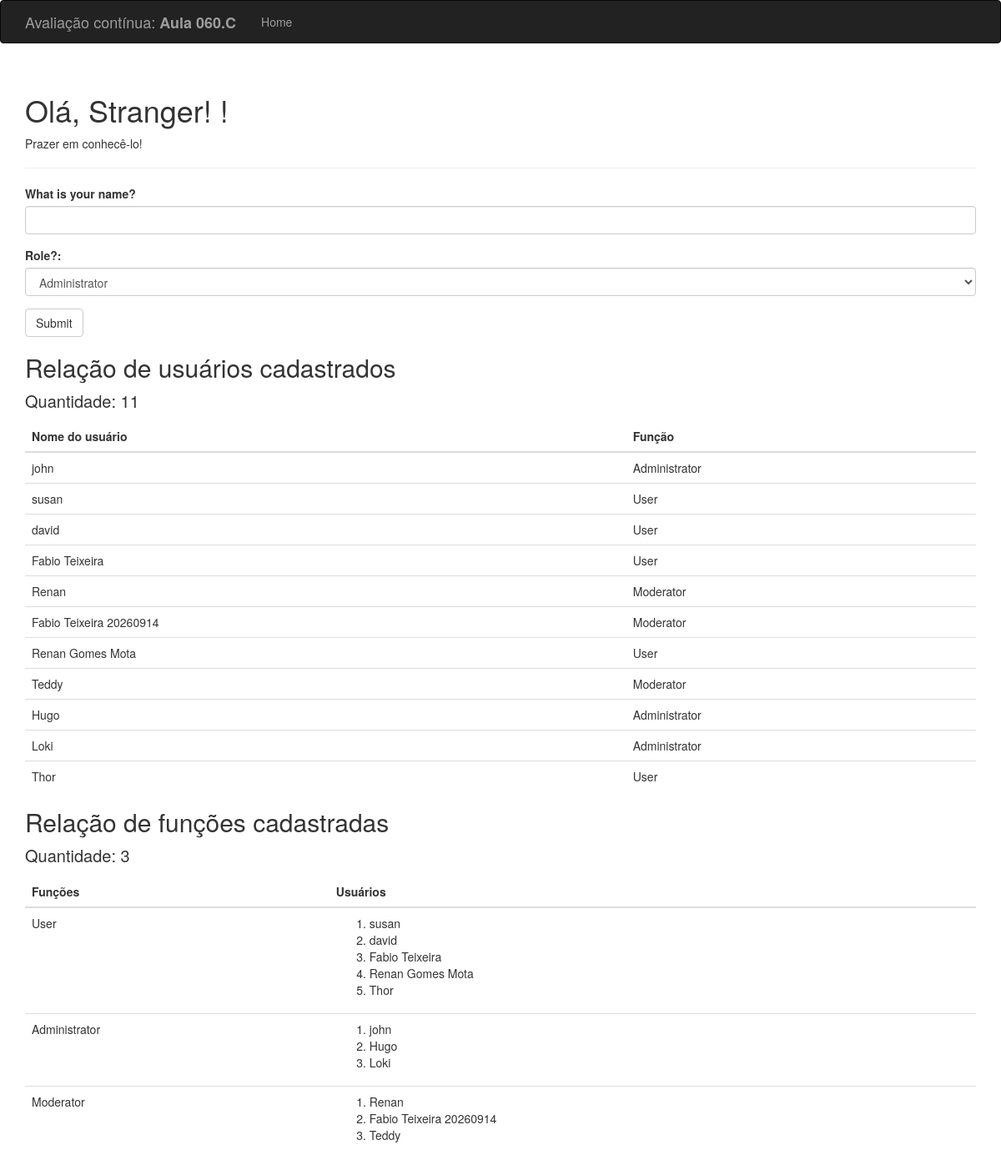
The page / on the database its author committed.
### hello.py (models this page shows, shortened)
class User(db.Model):
    __tablename__ = 'users'
    id = db.Column(
        db.Integer,
        primary_key=True
    )
    username = db.Column(
        db.String(64),
        unique=True,
        index=True,
        nullable=False
    )
    role_id = db.Column(
        db.Integer,
        db.ForeignKey('roles.id')
    )

class Role(db.Model):
    __tablename__ = 'roles'
    id = db.Column(
        db.Integer,
        primary_key=True
    )
    name = db.Column(
        db.String(64),
        unique=True,
        nullable=False
    )
    users = db.relationship(
        'User',
        backref='role',
        lazy='dynamic'
    )

### hello.py (the view, shortened to what this page needs)
@app.route('/', methods=['GET', 'POST'])
def index():
    form = NameForm()
    roles_dictionary = create_default_roles()
    users = User.query.order_by(
        User.id
    ).all()
    roles = Role.query.order_by(
        Role.id
    ).all()
    users_count = User.query.count()
    roles_count = Role.query.count()
    grouped_roles = []
    for role in roles:
        role_users = role.users.order_by(
            User.id
        ).all()
        grouped_roles.append({
            'role': role,
            'users': role_users
        })
    return render_template(
        'index.html',
        form=form,
        name=session.get('name'),
        known=session.get('known', False),
        users=users,
        roles=roles,
        users_count=users_count,
        roles_count=roles_count,
        grouped_roles=grouped_roles
    )

### hello.py
class NameForm(FlaskForm):
    name = StringField(
        'What is your name?',
        validators=[DataRequired()]
    )
    role = SelectField(
        'Role?:',
        choices=[
            ('Administrator', 'Administrator'),
            ('Moderator', 'Moderator'),
            ('User', 'User')
        ],
        validators=[DataRequired()]
    )
    submit = SubmitField('Submit')

### hello.py (called while the page is built)
def create_default_roles():
    role_names = [
        'Administrator',
        'Moderator',
        'User'
    ]
    roles = {}
    for role_name in role_names:
        role = Role.query.filter_by(
            name=role_name
        ).first()
        if role is None:
            role = Role(
                name=role_name
            )
            db.session.add(role)
        roles[role_name] = role
    db.session.commit()
    return roles

### templates/index.html (shortened to what this page needs)
{% extends "base.html" %}
{% import "bootstrap/wtf.html" as wtf %}
{% block page_content %}
<div class="page-header">
    <h1>
        Olá,
        {% if name %}
            {{ name }}
        {% else %}
            Stranger!
        {% endif %}!
    </h1>
    {% if name %}
        {% if known %}
            <p>Feliz em vê-lo novamente!</p>
        {% else %}
            <p>Prazer em conhecê-lo!</p>
        {% endif %}
    {% else %}
        <p>Prazer em conhecê-lo!</p>
    {% endif %}
</div>
{{ wtf.quick_form(form) }}
<h2>
    Relação de usuários cadastrados
</h2>
<p style="font-size: 20px;">
    Quantidade: {{ users_count }}
</p>
<table class="table">
    <thead>
        <tr>
            <th>
                Nome do usuário
            </th>
            <th>
                Função
            </th>
        </tr>
    </thead>
    <tbody>
        {% for user in users %}
        <tr>
            <td>
                {{ user.username }}
            </td>
            <td>
                {% if user.role %}
                    {{ user.role.name }}
                {% else %}
                    Sem função
                {% endif %}
            </td>
        </tr>
        {% endfor %}
    </tbody>
</table>
<h2>
    Relação de funções cadastradas
</h2>
<p style="font-size: 20px;">
    Quantidade: {{ roles_count }}
</p>
<table class="table">
    <thead>
        <tr>
            <th style="width: 32%;">
                Funções
            </th>
            <th>
                Usuários
            </th>
        </tr>
    </thead>
    <tbody>
        {% for item in grouped_roles %}
        <tr>
            <td>
                {{ item.role.name }}
            </td>
            <td>
                {% if item.users %}
                    <ol>
                        {% for user in item.users %}
                        <li>
                            {{ user.username }}
                        </li>
                        {% endfor %}
                    </ol>
                {% else %}
                    Nenhum usuário cadastrado.
                {% endif %}
            </td>
        </tr>
        {% endfor %}
    </tbody>
</table>
{% endblock %}

### templates/base.html (shortened to what this page needs)
{% extends "bootstrap/base.html" %}
{% block navbar %}
<div
    class="navbar navbar-inverse"
    role="navigation">
    <div class="container">
        <div class="navbar-header">
            <a
                class="navbar-brand"
                href="/">
                Avaliação contínua:
                <strong>
                    Aula 060.C
                </strong>
            </a>
        </div>
        <div
            class="navbar-collapse collapse">
            <ul class="nav navbar-nav">
                <li>
                    <a href="/">
                        Home
                    </a>
                </li>
            </ul>
        </div>
    </div>
</div>
{% endblock %}
{% block content %}
<div class="container">
    {% block page_content %}
    {% endblock %}
</div>
{% endblock %}

### rows shown on the page
User: username "john", role.name "Administrator"
User: username "susan", role.name "User"
User: username "david", role.name "User"
User: username "Fabio Teixeira", role.name "User"
User: username "Renan", role.name "Moderator"
User: username "Fabio Teixeira 20260914", role.name "Moderator"
User: username "Renan Gomes Mota", role.name "User"
User: username "Teddy", role.name "Moderator"
User: username "Hugo", role.name "Administrator"
User: username "Loki", role.name "Administrator"
User: username "Thor", role.name "User"
Role: role.name "User"
Role: role.name "Administrator"
Role: role.name "Moderator"

### other values the page prints
{{ users_count }} "11"
{{ roles_count }} "3"
